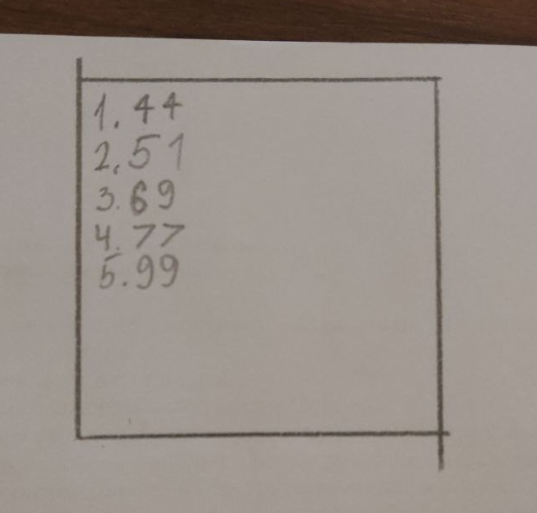
#> input picture ACT_WORK/image.png, 537 x 513 px, found by its file name
$ python -i image_cutter.py   (imports and definitions only)
#> lines starting #> are read from the running program, lines starting #| are printed output that depends on the picture; after the words box and inside, x2 and y2 are one past the last pixel; in counts of white or black regions, pixels touching at a corner belong together
import cv2
import numpy as np

def image_cutter():
    # Функция для нахождения наибольшего прямоугольника
    def find_largest_rectangle(image, contours):
        largest_area = 0
        largest_rect = None

        for contour in contours:
            # Аппроксимация контура
            epsilon = 0.02 * cv2.arcLength(contour, True)
            approx = cv2.approxPolyDP(contour, epsilon, True)

            # Если контур имеет 4 угла (предполагаем прямоугольник)
            if len(approx) == 4:
                # Вычисляем площадь
                area = cv2.contourArea(contour)

                # Если площадь текущего контура больше, чем предыдущего наибольшего
                if area > largest_area:
                    largest_area = area
                    largest_rect = approx

        return largest_rect

    # Загружаем изображение
    image = cv2.imread('image.png')
#> image is the input picture: shape (513, 537, 3); mean B, G, R 136.7, 143.4, 152.2

    # Преобразуем изображение в градации серого
    gray = cv2.cvtColor(image, cv2.COLOR_BGR2GRAY)

    # Применяем пороговое значение
    _, thresh = cv2.threshold(gray, 150, 255, cv2.THRESH_BINARY)
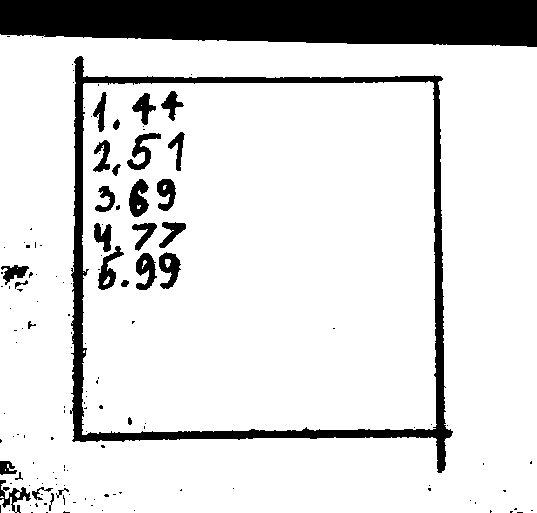
#> thresh: shape (513, 537); 85.3% white; 141 black regions (111 under 20 px)

    # Находим контуры
    contours, _ = cv2.findContours(thresh, cv2.RETR_EXTERNAL, cv2.CHAIN_APPROX_SIMPLE)
#> contours = 3 contours, 2 with area under 20; largest, box (x1, y1, x2, y2) and area: (0, 34, 537, 513) 251664

    # Находим наибольший прямоугольник
    largest_rect = find_largest_rectangle(image, contours)
#> the loop in find_largest_rectangle, `for contour in contours:` made 3 passes
#> (epsilon, area, largest_area, largest_rect) on pass 3: (45.92, 251663.5, 251663.5, [[0, 34], [1, 512], [536, 512], [536, 47]])
#> (epsilon, approx) on pass 2: (0.04, [[5, 469], [5, 470]])
#> after the loop in find_largest_rectangle, `for contour in contours:`: largest_area = 251663.5
#> largest_rect = [[0, 34], [1, 512], [536, 512], [536, 47]]

    # Если нашли наибольший прямоугольник
    if largest_rect is not None:
        # Получаем координаты ограничивающего прямоугольника
        x, y, w, h = cv2.boundingRect(largest_rect)
#> x = 0; y = 34; w = 537; h = 479

        # Вырезаем наибольший прямоугольник
        rect_img = image[y:y+h, x:x+w]
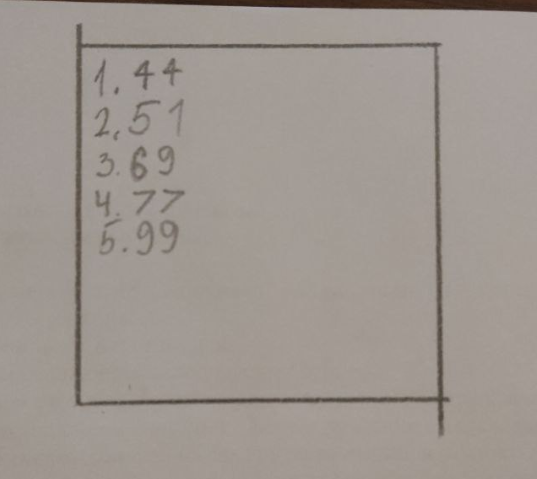
#> rect_img: shape (479, 537, 3); mean B, G, R 144.4, 150.7, 158.5

        # Сохраняем вырезанный прямоугольник в файл otvet.png
        cv2.imwrite('obrez.png', rect_img)

        # Ожидаем нажатие клавиши для закрытия окна
        cv2.waitKey(0)
        cv2.destroyAllWindows()

    else:
        print("Прямоугольник не найден.")

>>> result = image_cutter()
